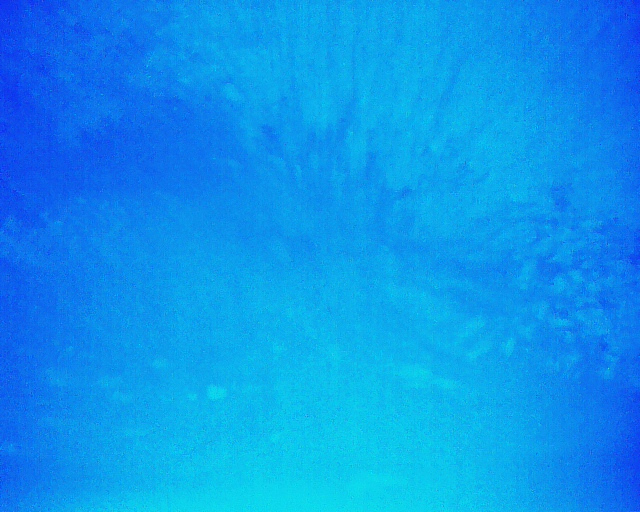
#> input picture projects/Hidrocarburos/pictures/DJI_0608_T.JPG, 640 x 512 px, found by its file name
$ python main.py
#> lines starting #> are read from the running program, lines starting #| are printed output that depends on the picture; after the words box and inside, x2 and y2 are one past the last pixel; in counts of white or black regions, pixels touching at a corner belong together
import cv2
import matplotlib.pyplot as plt
import numpy as np

if __name__ == "__main__":
    picture1 = cv2.imread('projects/Hidrocarburos/pictures/DJI_0608_T.JPG')##imagen de referencia
#> picture1 is the input picture: shape (512, 640, 3); mean B, G, R 236.1, 149.4, 12.8
    picture2 = cv2.imread('projects/Hidrocarburos/pictures/DJI_0623_T.JPG')
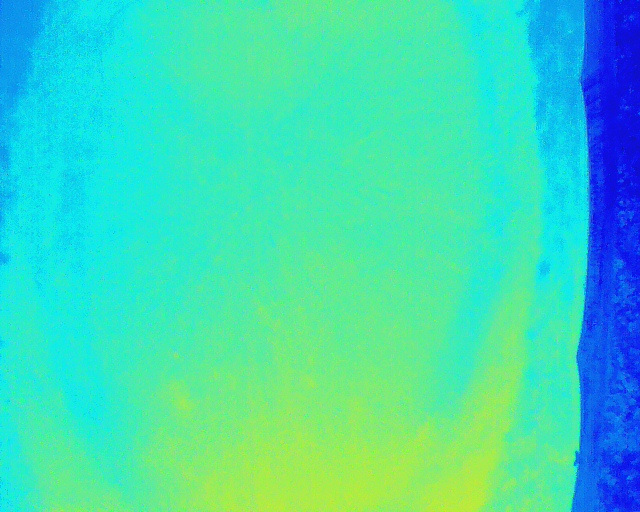
#> input picture projects/Hidrocarburos/pictures/DJI_0623_T.JPG, 640 x 512 px, found by its file name
#> picture2 is the input picture: shape (512, 640, 3); mean B, G, R 181.8, 216, 63.9
    picture2 = cv2.imread('projects/Hidrocarburos/pictures/DJI_0632_T.JPG')
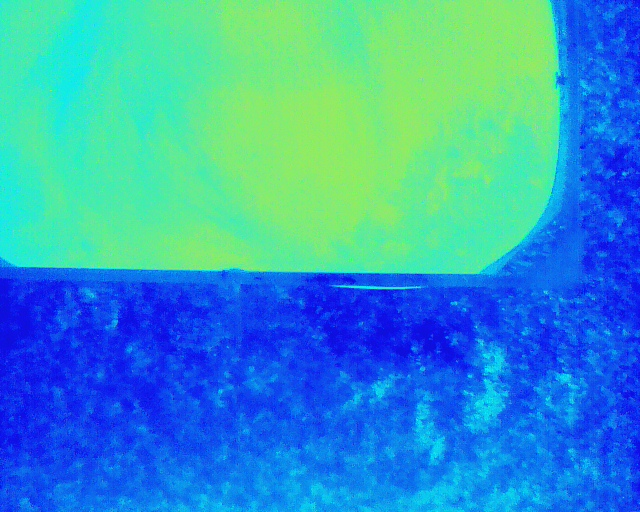
#> input picture projects/Hidrocarburos/pictures/DJI_0632_T.JPG, 640 x 512 px, found by its file name
#> picture2 is the input picture: shape (512, 640, 3); mean B, G, R 196.1, 154.7, 51.6
    picture2 = cv2.imread('projects/Hidrocarburos/pictures/DJI_0614_T.JPG')
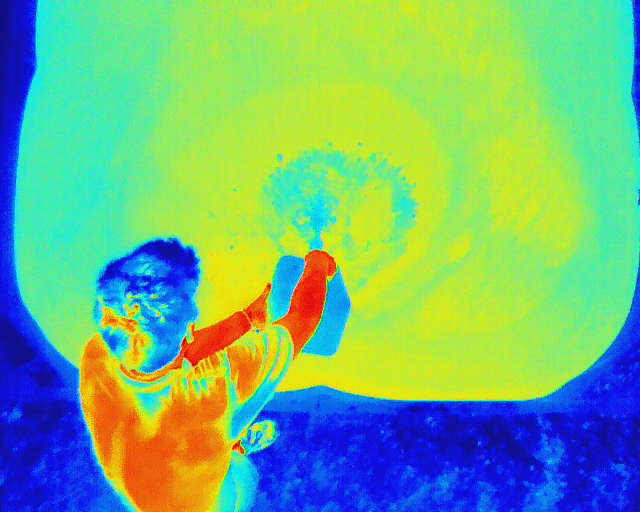
#> input picture projects/Hidrocarburos/pictures/DJI_0614_T.JPG, 640 x 512 px, found by its file name
#> picture2 is the input picture: shape (512, 640, 3); mean B, G, R 126.8, 179.6, 115.7
    #picture2 = cv2.imread('projects/Hidrocarburos/pictures/DJI_0620_T.JPG')
    picture1 = cv2.cvtColor(picture1, cv2.COLOR_BGR2RGB)
    hsv_picture1 = cv2.cvtColor(picture1, cv2.COLOR_RGB2HSV)
#> hsv_picture1: shape (512, 640, 3); mean H, S, V 101.7, 241.3, 236.1
    picture2 = cv2.cvtColor(picture2, cv2.COLOR_BGR2RGB)
    hsv_picture2 = cv2.cvtColor(picture2, cv2.COLOR_RGB2HSV)
#> hsv_picture2: shape (512, 640, 3); mean H, S, V 66.5, 196, 230.8

    # H: 0-80
    # S: 0-180
    # V: 200-255

    low_color=(0,0,200)
    high_color=(70,180,255)
    """Procesamos la primera imagen"""
    mask = cv2.inRange(hsv_picture1, low_color,high_color)
#> mask: shape (512, 640); every value is 0
    result1 = cv2.bitwise_and(picture1, picture1, mask=mask)
#> result1: shape (512, 640, 3); every value is 0

    mask = cv2.inRange(hsv_picture2, low_color,high_color)
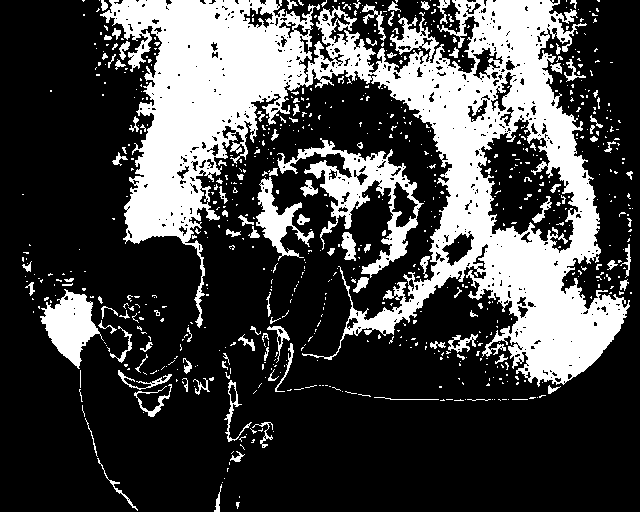
#> mask: shape (512, 640); 27.7% white; 745 white regions (629 under 20 px), largest, box (x1, y1, x2, y2) and area: (100, 0, 630, 387) 71465, (277, 138, 424, 278) 5025, (40, 289, 104, 369) 2506
    result2 = cv2.bitwise_and(picture2, picture2, mask=mask)
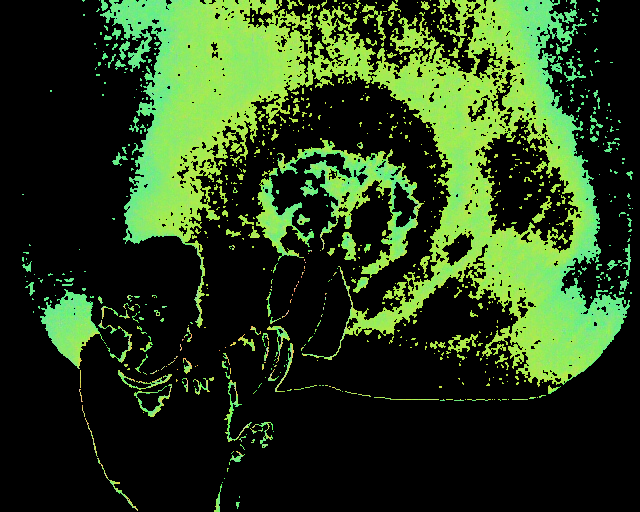
#> result2: shape (512, 640, 3); mean R, G, B 41.1, 65, 27.4
    xLen=3#(picture1.shape)[0] ##Colocar la distancia georeferenciada que debe tener el plano
    yLen=3#(picture1.shape)[1] ##Colocar la distancia georeferenciada que debe tener el plano
    plt.subplot(2, 2, 1)
    plt.imshow(picture1,extent=[-int((xLen-1)/2),int((xLen-1)/2),-int((yLen-1)/2),int((yLen-1)/2)])
    plt.subplot(2, 2, 3)
    plt.imshow(result1,extent=[-int((xLen-1)/2),int((xLen-1)/2),-int((yLen-1)/2),int((yLen-1)/2)])
    xLen=3#(picture2.shape)[0] ##Colocar la distancia georeferenciada que debe tener el plano
    yLen=3#(picture2.shape)[1] ##Colocar la distancia georeferenciada que debe tener el plano
    plt.subplot(2, 2, 2)
    plt.imshow(picture2,extent=[-int((xLen-1)/2),int((xLen-1)/2),-int((yLen-1)/2),int((yLen-1)/2)])
    plt.subplot(2, 2, 4)
    plt.imshow(result2,extent=[-int((xLen-1)/2),int((xLen-1)/2),-int((yLen-1)/2),int((yLen-1)/2)])
    plt.show()

"""
nemo = cv2.imread('./nemo.jpg')
nemo = cv2.cvtColor(nemo, cv2.COLOR_BGR2RGB)
hsv_nemo = cv2.cvtColor(nemo, cv2.COLOR_RGB2HSV)
light_orange = (1, 190, 200)
dark_orange = (18, 255, 255)
light_white = (0, 0, 200)
dark_white = (145, 60, 255)
mask = cv2.inRange(hsv_nemo, light_orange, dark_orange)
mask_white = cv2.inRange(hsv_nemo, light_white, dark_white)
final_mask = mask + mask_white
final_result = cv2.bitwise_and(nemo, nemo, mask=final_mask)
plt.subplot(1, 2, 1)
plt.imshow(nemo)
plt.subplot(1, 2, 2)
plt.imshow(final_result)
plt.show()
"""
